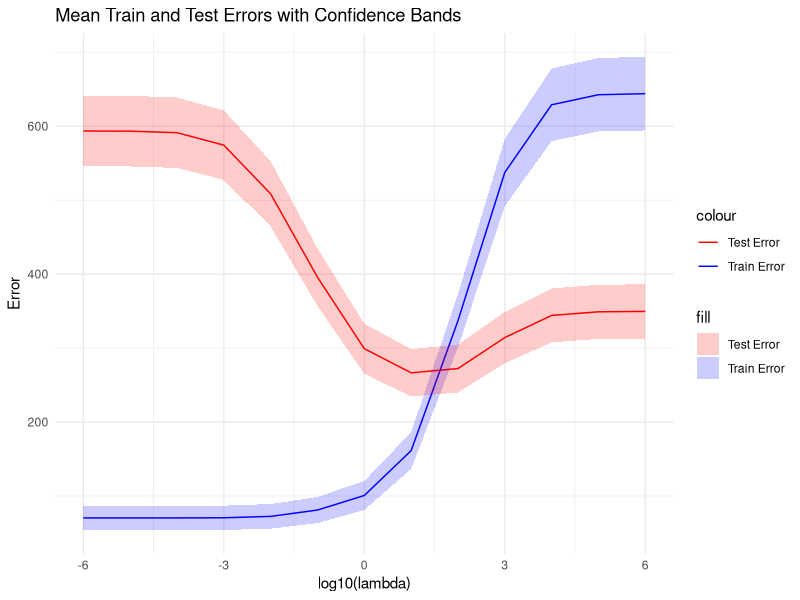
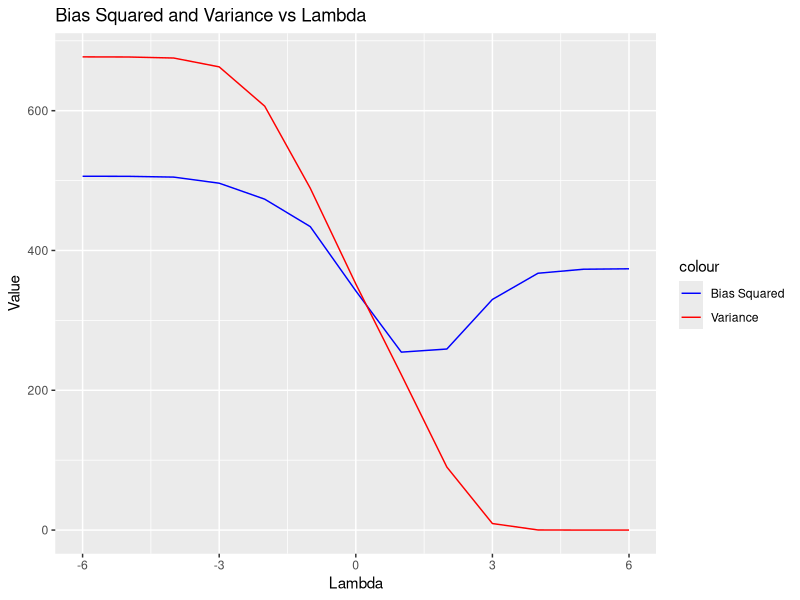
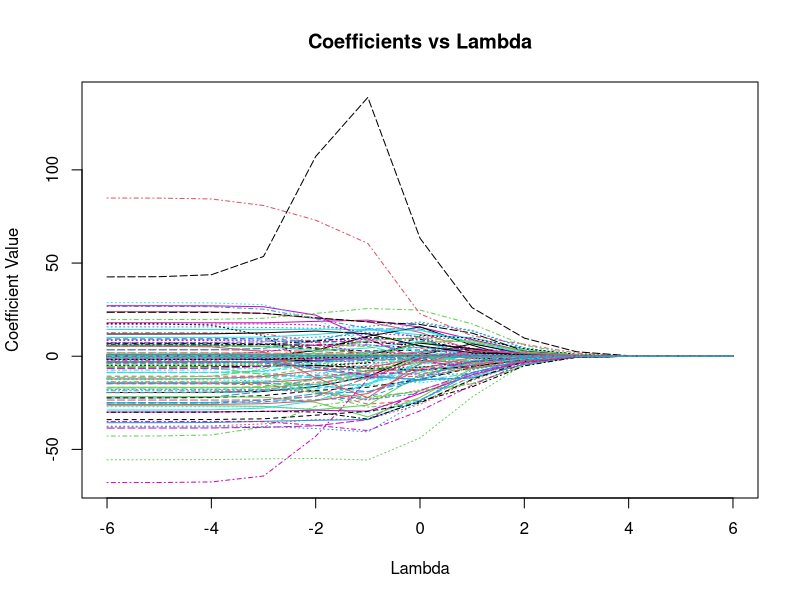

These charts were generated, in order, by the following R code:
## ---- chunk 1
# Load necessary libraries
library(readxl)
library(dplyr)
library(tidyr)
library(caret)
library(glmnet)
library(ggplot2)
library(reshape2)

# Load the data
setwd("C:/Users/Karan/Desktop/Dissertation")
data <- read_excel("Player_Valuation.xlsx")
## ---- chunk 2
# Remove rows with missing values
data_clean <- na.omit(data)

# Separate predictors and response
X <- data_clean %>% select(-Ranking, -Player, -Market_Value)
y <- data_clean$Market_Value

# Encode categorical variables
X_encoded <- model.matrix(~., data = X)

prop_train_examples <- 0.6

# Split the data
set.seed(42)
trainIndex <- createDataPartition(y, p = prop_train_examples, list = FALSE)
X_train_val <- X_encoded[trainIndex,]
y_train_val <- y[trainIndex]
X_test <- X_encoded[-trainIndex,]
y_test <- y[-trainIndex]

trainIndex <- createDataPartition(y_train_val, p = 0.75, list = FALSE)
X_train <- X_train_val[trainIndex,]
y_train <- y_train_val[trainIndex]
X_val <- X_train_val[-trainIndex,]
y_val <- y_train_val[-trainIndex]
## ---- chunk 3
# Range of lambda values
lambdas <- 10^seq(-6, 6, by = 1)

# Data frame to store results
results <- data.frame()

# Loop through lambda values
for (alpha in lambdas) {
  model <- glmnet(X_train, y_train, alpha = 0, lambda = alpha)
  
  # Train and Test Errors
  train_pred <- predict(model, X_train)
  test_pred <- predict(model, X_test)
  train_error <- mean((y_train - train_pred)^2)
  test_error <- mean((y_test - test_pred)^2)

  # Bias Squared and Variance
  predictions <- predict(model, X_val)
  bias_sq <- mean((y_val - predictions)^2)
  variance <- mean((predictions - mean(predictions))^2)
  
  # Add to results data frame
  results <- rbind(results, data.frame(Lambda=alpha, TrainError=train_error, TestError=test_error, BiasSquared=bias_sq, Variance=variance))
}
## ---- chunk 4
# Plot Train and Test Errors vs Lambda (with confidence bands)
ggplot(results, aes(x=log10(Lambda))) +
  geom_line(aes(y=TrainError, color="Train Error")) +
  geom_line(aes(y=TestError, color="Test Error")) +
  geom_ribbon(aes(ymin=TrainError-1.96*sqrt(TrainError), ymax=TrainError+1.96*sqrt(TrainError), fill="Train Error"), alpha=0.2) +
  geom_ribbon(aes(ymin=TestError-1.96*sqrt(TestError), ymax=TestError+1.96*sqrt(TestError), fill="Test Error"), alpha=0.2) +
  scale_color_manual(values = c("Train Error" = "blue", "Test Error" = "red")) +
  scale_fill_manual(values = c("Train Error" = "blue", "Test Error" = "red")) +
  labs(x = "log10(lambda)", y = "Error", title = "Mean Train and Test Errors with Confidence Bands") +
  theme_minimal() 
## ---- chunk 5
# Plot Bias Squared and Variance vs Lambda
ggplot(results, aes(x=log10(Lambda))) +
  geom_line(aes(y=BiasSquared, color="Bias Squared")) +
  geom_line(aes(y=Variance, color="Variance")) +
  labs(title="Bias Squared and Variance vs Lambda", x="Lambda", y="Value") +
  scale_color_manual(values=c("Bias Squared"="blue", "Variance"="red"))
## ---- chunk 6
# Initialize a matrix to store coefficients
coefficients <- matrix(0, nrow=length(lambdas), ncol=ncol(X_encoded))

# Loop through lambda values to collect coefficients
for (i in seq_along(lambdas)) {
  alpha <- lambdas[i]
  model <- glmnet(X_train, y_train, alpha = 0, lambda = alpha)
  coefficients[i,] <- as.numeric(coef(model)[-1]) # Removing intercept
}

# Plot Coefficients vs Lambda using matplot
matplot(log10(lambdas), coefficients, type="l", xlab="Lambda", ylab="Coefficient Value", main="Coefficients vs Lambda")

